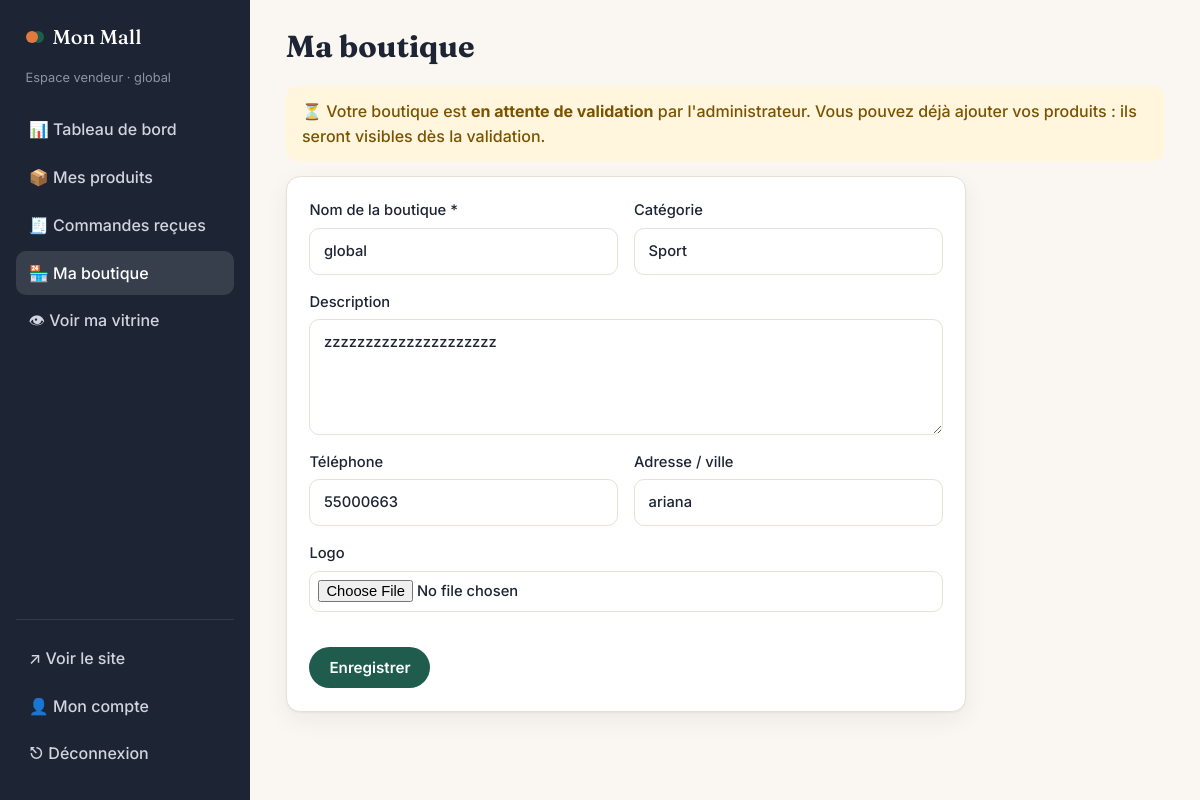
The page /vendeur/ma-boutique (signed in) on the database its author committed.
### tables this page shows
CREATE TABLE boutiques (
    id          INTEGER PRIMARY KEY AUTOINCREMENT,
    owner_id    INTEGER NOT NULL UNIQUE REFERENCES users(id) ON DELETE CASCADE,
    nom         TEXT NOT NULL,
    description TEXT,
    categorie   TEXT,
    telephone   TEXT,
    adresse     TEXT,
    logo        TEXT,
    statut      TEXT NOT NULL DEFAULT 'en_attente'
                CHECK (statut IN ('en_attente', 'approuvee', 'refusee', 'suspendue')),
    created_at  TEXT NOT NULL DEFAULT (datetime('now', 'localtime'))
);

### app/vendeur.py (the view, shortened to what this page needs)
@vendeur_bp.route("/ma-boutique", methods=["GET", "POST"])
def reglages():
    return render_template("vendeur/reglages.html")

### app/auth.py (called while the page is built)
def load_user():
    g.user = None
    uid = session.get("user_id")
    if uid:
        user = query("SELECT * FROM users WHERE id = ?", (uid,), one=True)
        if user and user["actif"]:
            g.user = user
        else:
            session.pop("user_id", None)

### app/db.py (called while the page is built)
def get_db():
    if "db" not in g:
        g.db = sqlite3.connect(current_app.config["DATABASE"])
        g.db.row_factory = sqlite3.Row
        g.db.execute("PRAGMA foreign_keys = ON")
    return g.db

def query(sql, args=(), one=False):
    rows = get_db().execute(sql, args).fetchall()
    return (rows[0] if rows else None) if one else rows

### app/utils.py (called while the page is built)
def login_required(*roles):
    def decorator(view):
        @wraps(view)
        def wrapped(*args, **kwargs):
            if g.user is None:
                flash("Connectez-vous pour continuer.", "error")
                return redirect(url_for("auth.connexion", next=request.full_path))
            if roles and g.user["role"] not in roles:
                flash("Vous n'avez pas accès à cette page.", "error")
                return redirect(url_for("main.index"))
            return view(*args, **kwargs)
        return wrapped
    return decorator

### app/vendeur.py (called while the page is built)
@vendeur_bp.before_request
@login_required("vendeur")
def charger_boutique():
    g.boutique = query("SELECT * FROM boutiques WHERE owner_id = ?", (g.user["id"],), one=True)
    if g.boutique is None:
        abort(404)

### app/templates/vendeur/reglages.html (shortened to what this page needs)
{% extends "vendeur/base.html" %}
{% block heading %}Ma boutique{% endblock %}
{% block vendeur %}
{% set b = g.boutique %}
<form method="post" enctype="multipart/form-data" class="panel form narrow">
  <div class="row">
    <label>Nom de la boutique *<input name="nom" value="{{ b.nom }}" required></label>
    <label>Catégorie<input name="categorie" value="{{ b.categorie or '' }}"></label>
  </div>
  <label>Description<textarea name="description" rows="4">{{ b.description or '' }}</textarea></label>
  <div class="row">
    <label>Téléphone<input name="telephone" value="{{ b.telephone or '' }}"></label>
    <label>Adresse / ville<input name="adresse" value="{{ b.adresse or '' }}"></label>
  </div>
  <label>Logo
    <input type="file" name="logo" accept="image/*">
  </label>
  <div class="actions"><button class="btn">Enregistrer</button></div>
</form>
{% endblock %}

### app/templates/vendeur/base.html (shortened to what this page needs)
{% extends "dash_base.html" %}
{% block role %}Espace vendeur · {{ g.boutique.nom }}{% endblock %}
{% block menu %}
  {% set ep = request.endpoint %}
  <a href="{{ url_for('vendeur.dashboard') }}" class="{{ 'active' if ep == 'vendeur.dashboard' }}">📊 Tableau de bord</a>
  <a href="{{ url_for('vendeur.produits') }}" class="{{ 'active' if ep in ('vendeur.produits', 'vendeur.produit_form') }}">📦 Mes produits</a>
  <a href="{{ url_for('vendeur.commandes') }}" class="{{ 'active' if ep == 'vendeur.commandes' }}">🧾 Commandes reçues</a>
  <a href="{{ url_for('vendeur.reglages') }}" class="{{ 'active' if ep == 'vendeur.reglages' }}">🏪 Ma boutique</a>
  <a href="{{ url_for('main.boutique', boutique_id=g.boutique.id) }}">👁 Voir ma vitrine</a>
{% endblock %}
{% block dash %}
  {% if g.boutique.statut == 'en_attente' %}
    <div class="flash flash-warn">⏳ Votre boutique est <strong>en attente de validation</strong> par l'administrateur. Vous pouvez déjà ajouter vos produits : ils seront visibles dès la validation.</div>
  {% elif g.boutique.statut == 'refusee' %}
    <div class="flash flash-error">Votre boutique a été refusée. Contactez l'administrateur pour plus d'informations.</div>
  {% elif g.boutique.statut == 'suspendue' %}
    <div class="flash flash-error">Votre boutique est suspendue : elle n'est plus visible par les clients.</div>
  {% endif %}
  {% block vendeur %}{% endblock %}
{% endblock %}

### app/static/css/style.css (style rules this page uses)
:root { --bg: #faf7f2; --surface: #ffffff; --ink: #1d2433; --muted: #6b7280; --line: #e7e1d7; --primary: #1f5c4d; --primary-soft: #e6efe9; --accent: #e07a3f; --accent-soft: #fdeee4; --danger: #b42318; --warn-bg: #fff6dd; --warn-ink: #7a5300; --radius: 14px; --shadow: 0 1px 2px rgba(29,36,51,.05), 0 8px 24px rgba(29,36,51,.06); --serif: "Fraunces", Georgia, serif; --sans: "Inter", system-ui, -apple-system, "Segoe UI", sans-serif; }
* { box-sizing: border-box; }
html, body { margin: 0; }
body { font-family: var(--sans); background: var(--bg); color: var(--ink); line-height: 1.55; }
a { color: var(--primary); }
.btn { display: inline-block; text-align: center; background: var(--primary); color: #fff; padding: .7rem 1.25rem; border-radius: 999px; border: 0; font: 600 .95rem var(--sans); text-decoration: none; cursor: pointer; transition: transform .15s, opacity .15s; }
.actions { display: flex; flex-wrap: wrap; gap: .6rem; align-items: center; margin-top: 1.2rem; }
.panel { background: var(--surface); border: 1px solid var(--line); border-radius: var(--radius); padding: 1.4rem; box-shadow: var(--shadow); }
.form { display: grid; gap: 1rem; }
.form .row { display: grid; grid-template-columns: 1fr 1fr; gap: 1rem; }
.form label { display: grid; gap: .35rem; font-weight: 500; font-size: .92rem; }
.form input, .form textarea, .form select { font: inherit; padding: .7rem .85rem; border: 1.5px solid var(--line); border-radius: 10px; background: #fff; color: var(--ink); width: 100%; }
.form input[type=file] { padding: .5rem; }
.form .btn { justify-self: start; }
.flash { padding: .8rem 1rem; border-radius: 10px; margin: 0 0 .9rem; font-weight: 500; }
.flash-warn { background: var(--warn-bg); color: var(--warn-ink); }

### app/static/css/dash.css (style rules this page uses)
.sidebar a { color: #cfd5e1; text-decoration: none; padding: .62rem .8rem; border-radius: 10px; font-weight: 500; }
.sidebar a.active { background: rgba(255,255,255,.12); color: #fff; }
.panel { margin-bottom: 1rem; }
.panel.narrow { max-width: 680px; }

### rows shown on the page
boutiques: boutique.nom "global", nom "global", categorie "Sport", description "zzzzzzzzzzzzzzzzzzzzz", telephone "55000663", adresse "ariana"

### other values the page prints
{{ site_name }} "Mon Mall"
